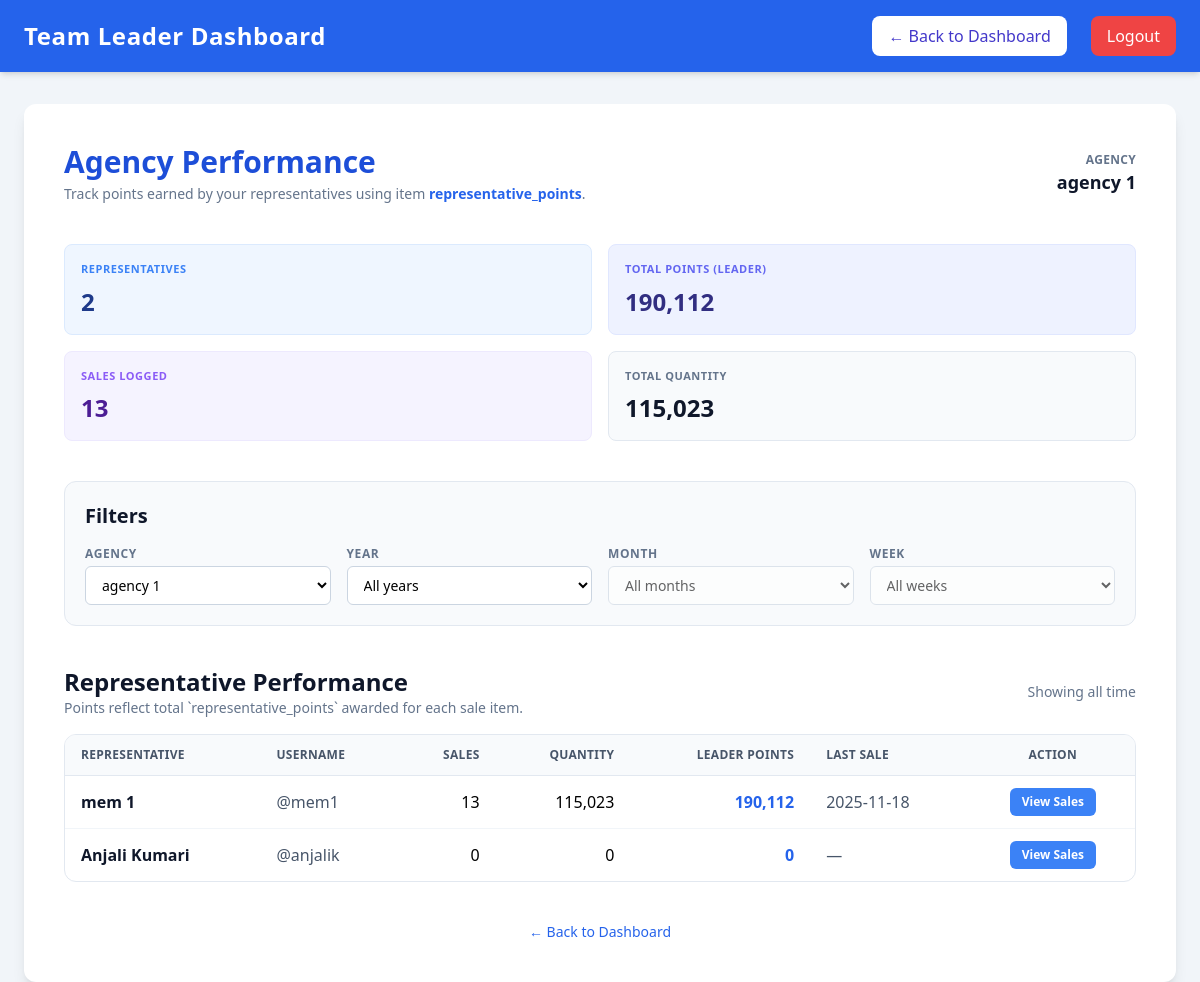
/leader/view_team_sales.php (signed in), run on the app's committed database.
### tables this page shows
CREATE TABLE `agencies` (
  `id` int(11) NOT NULL,
  `representative_id` int(11) NOT NULL,
  `agency_name` enum('agency 1','agency 2') NOT NULL,
  `created_at` datetime DEFAULT current_timestamp()
);

CREATE TABLE `users` (
  `id` int(11) NOT NULL,
  `first_name` varchar(100) NOT NULL,
  `last_name` varchar(100) NOT NULL,
  `username` varchar(20) NOT NULL,
  `password` varchar(255) NOT NULL,
  `role` enum('admin','rep','representative') NOT NULL,
  `contact_number` varchar(20) DEFAULT NULL,
  `email` varchar(100) NOT NULL,
  `nic_number` varchar(20) NOT NULL,
  `address` varchar(255) DEFAULT NULL,
  `city` varchar(100) DEFAULT NULL,
  `join_date` date DEFAULT NULL,
  `age` int(11) DEFAULT NULL,
  `created_at` timestamp NOT NULL DEFAULT current_timestamp(),
  `bank_account` varchar(50) DEFAULT NULL,
  `bank_name` varchar(100) DEFAULT NULL,
  `branch` varchar(100) DEFAULT NULL,
  `account_holder` varchar(100) DEFAULT NULL
);

### leader/view_team_sales.php (the view, shortened to what this page needs)
<?php
require '../config.php';
$leaderId = (int) ($_SESSION['user_id'] ?? 0);
function h(?string $value): string
{
    return htmlspecialchars($value ?? '', ENT_QUOTES, 'UTF-8');
}
function bindParams(mysqli_stmt $stmt, string $types, array $params): void
{
    $bindValues = [$types];
    foreach ($params as $key => $value) {
        $bindValues[] = &$params[$key];
    }
    call_user_func_array([$stmt, 'bind_param'], $bindValues);
}
$agencies = [];
$agencyStmt = $mysqli->prepare("SELECT id, agency_name FROM agencies WHERE representative_id = ? ORDER BY agency_name");
if ($agencyStmt) {
    $agencyStmt->bind_param('i', $leaderId);
    $agencyStmt->execute();
    $agencyResult = $agencyStmt->get_result();
    while ($row = $agencyResult->fetch_assoc()) {
        $agencies[(int) $row['id']] = [
            'id' => (int) $row['id'],
            'agency_name' => $row['agency_name'] ?? ''
        ];
    }
}
$selectedAgencyId = isset($_GET['agency_id']) ? (int) $_GET['agency_id'] : 0;
if ($selectedAgencyId <= 0 || !array_key_exists($selectedAgencyId, $agencies)) {
    $selectedAgencyId = !empty($agencies) ? array_key_first($agencies) : 0;
}
    ?>
    <?php
$yearParam = $_GET['year'] ?? 'all';
$monthParam = $_GET['month'] ?? 'all';
$weekParam = $_GET['week'] ?? 'all';
$selectedYear = ($yearParam !== 'all' && $yearParam !== '') ? (int) $yearParam : null;
$selectedMonth = ($monthParam !== 'all' && $monthParam !== '') ? (int) $monthParam : null;
$selectedWeek = ($weekParam !== 'all' && $weekParam !== '') ? (int) $weekParam : null;
if ($selectedYear === null) {
    $selectedMonth = null;
    $selectedWeek = null;
} elseif ($selectedMonth === null) {
    $selectedWeek = null;
}
$monthSelectDisabled = ($selectedYear === null);
$weekSelectDisabled = ($selectedYear === null || $selectedMonth === null);
$summaryQuery = "
    SELECT u.id AS rep_id,
           u.first_name,
           u.last_name,
           u.username,
           COALESCE(COUNT(DISTINCT s.id), 0) AS sales_count,
           COALESCE(SUM(si.quantity), 0) AS total_qty,
           COALESCE(SUM(si.quantity * i.representative_points), 0) AS total_points,
           MAX(s.sale_date) AS last_sale
    FROM agency_reps ar
    INNER JOIN users u ON u.id = ar.rep_user_id
    LEFT JOIN sales s ON s.rep_user_id = u.id
    LEFT JOIN sale_items si ON si.sale_id = s.id
    LEFT JOIN items i ON i.id = si.item_id
    WHERE ar.agency_id = ?
";
$summaryTypes = 'i';
$summaryParams = [$selectedAgencyId];
$summaryQuery .= "
    GROUP BY u.id, u.first_name, u.last_name, u.username
    ORDER BY total_points DESC, u.first_name, u.last_name
";
$repSummaries = [];
$summaryStmt = $mysqli->prepare($summaryQuery);
if ($summaryStmt) {
    bindParams($summaryStmt, $summaryTypes, $summaryParams);
    $summaryStmt->execute();
    $summaryResult = $summaryStmt->get_result();
    while ($row = $summaryResult->fetch_assoc()) {
        $repSummaries[] = [
            'rep_id' => (int) ($row['rep_id'] ?? 0),
            'first_name' => $row['first_name'] ?? '',
            'last_name' => $row['last_name'] ?? '',
            'username' => $row['username'] ?? '',
            'sales_count' => (int) ($row['sales_count'] ?? 0),
            'total_qty' => (int) ($row['total_qty'] ?? 0),
            'total_points' => (int) ($row['total_points'] ?? 0),
            'last_sale' => $row['last_sale'] ?? null
        ];
    }
}
$totalReps = count($repSummaries);
$totalAgencyPoints = array_reduce($repSummaries, static fn($carry, $rep) => $carry + ($rep['total_points'] ?? 0), 0);
$totalSalesCount = array_reduce($repSummaries, static fn($carry, $rep) => $carry + ($rep['sales_count'] ?? 0), 0);
$totalQuantity = array_reduce($repSummaries, static fn($carry, $rep) => $carry + ($rep['total_qty'] ?? 0), 0);
$selectedAgency = $agencies[$selectedAgencyId]['agency_name'] ?? 'Selected Agency';
$filtersActive = ($selectedYear !== null) || ($selectedMonth !== null) || ($selectedWeek !== null);
include 'leader_header.php';
?>
<!DOCTYPE html>
<html lang="en">
<head>
    <script src="https://cdn.tailwindcss.com"></script>
</head>
<body class="bg-slate-100 min-h-screen">
    <div class="max-w-6xl mx-auto mt-8 bg-white rounded-xl shadow-lg p-6 sm:p-10 space-y-10">
        <header class="flex flex-col gap-4 sm:flex-row sm:items-center sm:justify-between">
            <div>
                <h1 class="text-3xl font-bold text-blue-700">Agency Performance</h1>
                <p class="text-sm text-slate-500 mt-1">Track points earned by your representatives using item
                    <span class="font-semibold text-blue-600">representative_points</span>.
                </p>
            </div>
            <div class="text-right">
                <span class="text-xs uppercase tracking-wide text-slate-500 font-semibold block">Agency</span>
                <span class="text-lg font-semibold text-slate-900"><?= h($selectedAgency) ?></span>
            </div>
        </header>
        <section class="grid gap-4 sm:grid-cols-2 xl:grid-cols-4">
            <div class="bg-blue-50 border border-blue-100 rounded-lg p-4">
                <p class="text-[11px] uppercase tracking-wider text-blue-500 font-semibold">Representatives</p>
                <p class="text-2xl font-bold text-blue-900 mt-2"><?= number_format($totalReps) ?></p>
            </div>
            <div class="bg-indigo-50 border border-indigo-100 rounded-lg p-4">
                <p class="text-[11px] uppercase tracking-wider text-indigo-500 font-semibold">Total Points (Leader)</p>
                <p class="text-2xl font-bold text-indigo-900 mt-2"><?= number_format($totalAgencyPoints) ?></p>
            </div>
            <div class="bg-violet-50 border border-violet-100 rounded-lg p-4">
                <p class="text-[11px] uppercase tracking-wider text-violet-500 font-semibold">Sales Logged</p>
                <p class="text-2xl font-bold text-violet-900 mt-2"><?= number_format($totalSalesCount) ?></p>
            </div>
            <div class="bg-slate-50 border border-slate-200 rounded-lg p-4">
                <p class="text-[11px] uppercase tracking-wider text-slate-500 font-semibold">Total Quantity</p>
                <p class="text-2xl font-bold text-slate-900 mt-2"><?= number_format($totalQuantity) ?></p>
            </div>
        </section>
        <section class="bg-slate-50 border border-slate-200 rounded-xl p-5 space-y-4">
            <h2 class="text-xl font-semibold text-slate-900">Filters</h2>
            <form method="get" id="team-filters" class="grid gap-4 md:grid-cols-4">
                <div>
                    <label class="text-xs uppercase tracking-wider text-slate-500 font-semibold">Agency</label>
                    <select id="filter-agency" name="agency_id"
                        class="mt-1 w-full rounded-md border border-slate-300 bg-white px-3 py-2 text-sm focus:border-blue-500 focus:outline-none focus:ring-2 focus:ring-blue-200">
                        <?php foreach ($agencies as $agency): ?>
                            <option value="<?= (int) $agency['id'] ?>" <?= $agency['id'] === $selectedAgencyId ? 'selected' : '' ?>>
                                <?= h($agency['agency_name']) ?>
                            </option>
                        <?php endforeach; ?>
                    </select>
                </div>
                <div>
                    <label class="text-xs uppercase tracking-wider text-slate-500 font-semibold">Year</label>
                    <select id="filter-year" name="year"
                        class="mt-1 w-full rounded-md border border-slate-300 bg-white px-3 py-2 text-sm focus:border-blue-500 focus:outline-none focus:ring-2 focus:ring-blue-200">
                        <option value="all" <?= $selectedYear === null ? 'selected' : '' ?>>All years</option>
                    </select>
                </div>
                <div>
                    <label class="text-xs uppercase tracking-wider text-slate-500 font-semibold">Month</label>
                    <select id="filter-month" name="month"
                        class="mt-1 w-full rounded-md border border-slate-300 bg-white px-3 py-2 text-sm focus:border-blue-500 focus:outline-none focus:ring-2 focus:ring-blue-200 <?= $monthSelectDisabled ? 'opacity-60 cursor-not-allowed' : '' ?>"
                        <?= $monthSelectDisabled ? 'disabled' : '' ?>>
                        <option value="all" <?= $selectedMonth === null ? 'selected' : '' ?>>All months</option>
                    </select>
                </div>
                <div>
                    <label class="text-xs uppercase tracking-wider text-slate-500 font-semibold">Week</label>
                    <select id="filter-week" name="week"
                        class="mt-1 w-full rounded-md border border-slate-300 bg-white px-3 py-2 text-sm focus:border-blue-500 focus:outline-none focus:ring-2 focus:ring-blue-200 <?= $weekSelectDisabled ? 'opacity-60 cursor-not-allowed' : '' ?>"
                        <?= $weekSelectDisabled ? 'disabled' : '' ?>>
                        <option value="all" <?= $selectedWeek === null ? 'selected' : '' ?>>All weeks</option>
                    </select>
                </div>
            </form>
        </section>
        <section class="space-y-4">
            <header class="flex items-center justify-between flex-wrap gap-3">
                <div>
                    <h2 class="text-2xl font-semibold text-slate-900">Representative Performance</h2>
                    <p class="text-sm text-slate-500">
                        Points reflect total `representative_points` awarded for each sale item.
                    </p>
                </div>
                <div class="text-sm text-slate-500">
                    <?= $filtersActive ? 'Filters active' : 'Showing all time' ?>
                </div>
            </header>
            <?php if (empty($repSummaries)): ?>
                <div class="bg-white border border-slate-200 rounded-xl p-8 text-center text-slate-500">
                    <?= $filtersActive ? 'No representatives match the selected filters.' : 'No representative sales recorded yet.' ?>
                </div>
            <?php else: ?>
                <div class="overflow-x-auto bg-white border border-slate-200 rounded-xl">
                    <table class="min-w-full divide-y divide-slate-200">
                        <thead class="bg-slate-50">
                            <tr>
                                <th
                                    class="px-4 py-3 text-left text-xs font-semibold text-slate-600 uppercase tracking-wide">
                                    Representative</th>
                                <th
                                    class="px-4 py-3 text-left text-xs font-semibold text-slate-600 uppercase tracking-wide">
                                    Username</th>
                                <th
                                    class="px-4 py-3 text-right text-xs font-semibold text-slate-600 uppercase tracking-wide">
                                    Sales</th>
                                <th
                                    class="px-4 py-3 text-right text-xs font-semibold text-slate-600 uppercase tracking-wide">
                                    Quantity</th>
                                <th
                                    class="px-4 py-3 text-right text-xs font-semibold text-slate-600 uppercase tracking-wide">
                                    Leader Points</th>
                                <th
                                    class="px-4 py-3 text-left text-xs font-semibold text-slate-600 uppercase tracking-wide">
                                    Last Sale</th>
                                <th
                                    class="px-4 py-3 text-center text-xs font-semibold text-slate-600 uppercase tracking-wide">
                                    Action</th>
                            </tr>
                        </thead>
                        <tbody class="divide-y divide-slate-100">
                            <?php foreach ($repSummaries as $rep): ?>
                                <?php
                                $fullName = trim($rep['first_name'] . ' ' . $rep['last_name']);
                                $lastSale = $rep['last_sale'] ? date('Y-m-d', strtotime($rep['last_sale'])) : '—';
                                ?>
                                <tr>
                                    <td class="px-4 py-3 font-semibold text-slate-900"><?= h($fullName) ?></td>
                                    <td class="px-4 py-3 text-slate-600">@<?= h($rep['username']) ?></td>
                                    <td class="px-4 py-3 text-right"><?= number_format($rep['sales_count']) ?></td>
                                    <td class="px-4 py-3 text-right"><?= number_format($rep['total_qty']) ?></td>
                                    <td class="px-4 py-3 text-right font-semibold text-blue-600">
                                        <?= number_format($rep['total_points']) ?>
                                    </td>
                                    <td class="px-4 py-3 text-slate-600"><?= h($lastSale) ?></td>
                                    <td class="px-4 py-3 text-center">
                                        <button
                                            class="inline-flex items-center justify-center rounded-md bg-blue-500 px-3 py-1.5 text-xs font-semibold text-white transition hover:bg-blue-600 rep-detail"
                                            data-rep="<?= (int) $rep['rep_id'] ?>">
                                            View Sales
                                        </button>
                                    </td>
                                </tr>
                            <?php endforeach; ?>
                        </tbody>
                    </table>
                </div>
            <?php endif; ?>
        </section>
        <div class="text-center">
            <a href="leader_dashboard.php" class="text-blue-600 hover:underline text-sm">&larr; Back to Dashboard</a>
        </div>
    </div>
</body>
</html>

### data on the page
agencies: agency_name "agency 1"
users: fullName "mem 1", username "mem1", sales_count "13", total_qty "115,023", total_points "190,112", lastSale "2025-11-18"
users: fullName "Anjali Kumari", username "anjalik", sales_count "0", total_qty "0", total_points "0", lastSale "—"

### other printed values
$totalReps "2"
$totalAgencyPoints "190,112"
$totalSalesCount "13"
$totalQuantity "115,023"
form field agency_id "agency 1"
